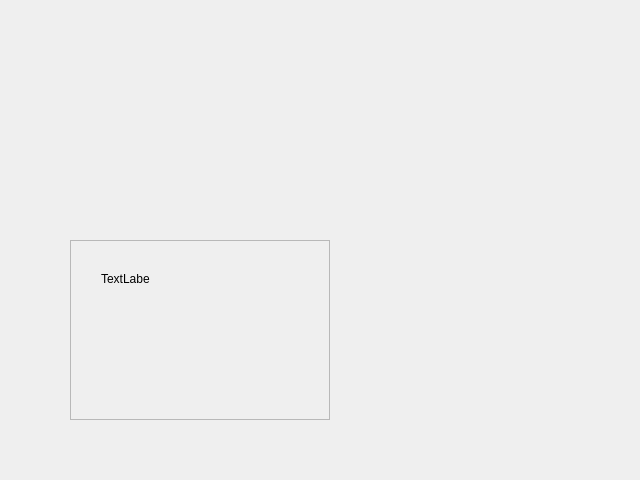
<?xml version="1.0" encoding="UTF-8"?>
<ui version="4.0">
 <class>ScrollAreaDesignerTest</class>
 <widget class="QWidget" name="ScrollAreaDesignerTest">
  <property name="geometry">
   <rect>
    <x>0</x>
    <y>0</y>
    <width>640</width>
    <height>480</height>
   </rect>
  </property>
  <property name="windowTitle">
   <string>ScrollArea Designer Test</string>
  </property>
  <widget class="MonkezScrollArea" name="monkezScrollArea">
   <property name="geometry">
    <rect>
     <x>70</x>
     <y>240</y>
     <width>260</width>
     <height>180</height>
    </rect>
   </property>
   <property name="widgetResizable">
    <bool>true</bool>
   </property>
   <widget class="QWidget" name="scrollAreaWidgetContents">
    <property name="geometry">
     <rect>
      <x>0</x>
      <y>0</y>
      <width>258</width>
      <height>178</height>
     </rect>
    </property>
    <widget class="QLabel" name="label">
     <property name="geometry">
      <rect>
       <x>30</x>
       <y>30</y>
       <width>49</width>
       <height>16</height>
      </rect>
     </property>
     <property name="text">
      <string>TextLabel</string>
     </property>
    </widget>
   </widget>
  </widget>
 </widget>
 <customwidgets>
  <customwidget>
   <class>MonkezScrollArea</class>
   <extends>QScrollArea</extends>
   <header>custom_pyqt6_designer.monkez_widgets</header>
   <container>1</container>
  </customwidget>
 </customwidgets>
 <resources/>
 <connections/>
</ui>
